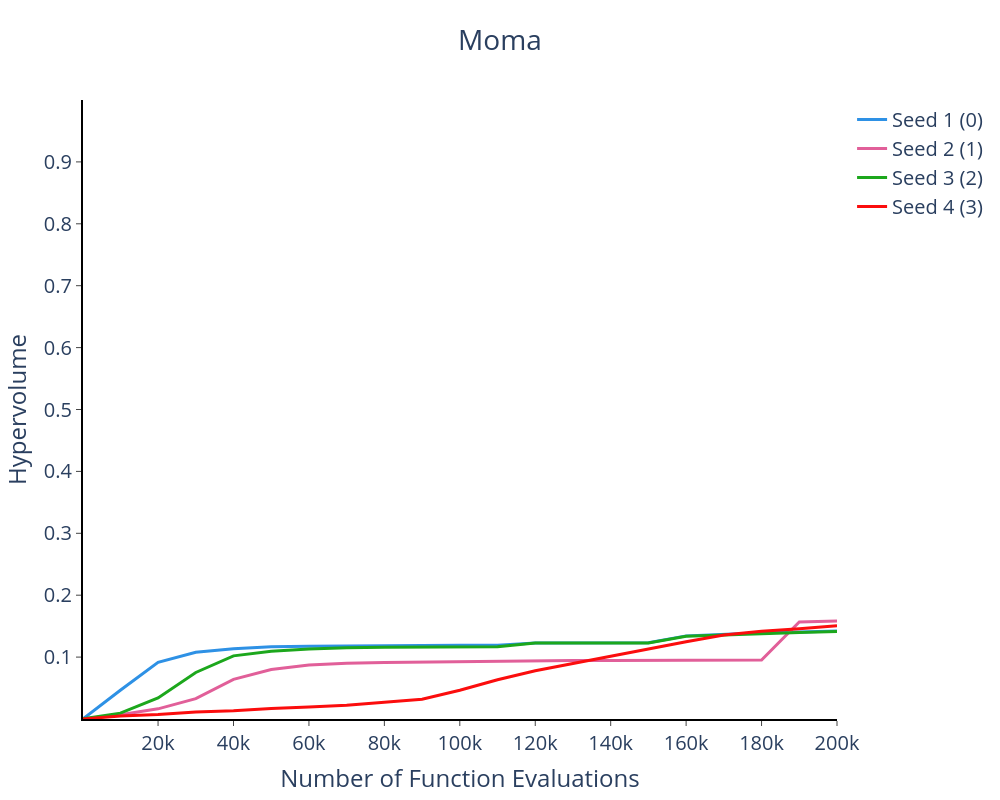

Notebook code cell kept with this figure:
### Code cell
input_data_path_list = {
    
   "MOMA": [
    f"hypervolumes/MOMA_{nfe}_ref{ssp_ref}_{seed}_0_hv.csv", 
    f"hypervolumes/MOMA_{nfe}_ref{ssp_ref}_{seed}_1_hv.csv",
    f"hypervolumes/MOMA_{nfe}_ref{ssp_ref}_{seed}_2_hv.csv",
    f"hypervolumes/MOMA_{nfe}_ref{ssp_ref}_{seed}_3_hv.csv",
    ],
}


fig = plot_hypervolume(
    path_to_data=path,
    path_to_output=path,
    input_data=input_data_path_list,
    yaxis_upper_limit=1.0,
    width=1000,
    height=800,
    fontsize=20,
    saving=True,
)

fig.show()

### Figure 1 — Plotly figure (JSON) as saved in the notebook; plotly's stock layout.template omitted (floating-point values rounded to 4 significant figures)
{"data": [{"fill": "none", "line": {"color": "#2E91E5", "width": 3}, "mode": "lines", "name": "Seed 1 (0)", "type": "scatter", "x": [100, 10000, 20000, 30000, 40000, 50000, 60000, 70000, 80000, 90000, 100000, 110000, 120000, 130000, 140000, 150000, 160000, 170000, 180000, 190000, 200000], "y": [0.0001766, 0.04646, 0.09142, 0.1078, 0.1136, 0.1167, 0.1174, 0.1182, 0.1184, 0.1187, 0.119, 0.1191, 0.1227, 0.123, 0.123, 0.123, 0.1343, 0.1375, 0.1394, 0.1406, 0.1421]}, {"fill": "none", "line": {"color": "#E15F99", "width": 3}, "mode": "lines", "name": "Seed 2 (1)", "type": "scatter", "x": [100, 10000, 20000, 30000, 40000, 50000, 60000, 70000, 80000, 90000, 100000, 110000, 120000, 130000, 140000, 150000, 160000, 170000, 180000, 190000, 200000], "y": [0.0001766, 0.006857, 0.01643, 0.03295, 0.06409, 0.07992, 0.08718, 0.08999, 0.09119, 0.09196, 0.09332, 0.09399, 0.09415, 0.09458, 0.09462, 0.09509, 0.09523, 0.09532, 0.09536, 0.1567, 0.1584]}, {"fill": "none", "line": {"color": "#1CA71C", "width": 3}, "mode": "lines", "name": "Seed 3 (2)", "type": "scatter", "x": [100, 10000, 20000, 30000, 40000, 50000, 60000, 70000, 80000, 90000, 100000, 110000, 120000, 130000, 140000, 150000, 160000, 170000, 180000, 190000, 200000], "y": [0.0001766, 0.009457, 0.03411, 0.07512, 0.102, 0.1095, 0.113, 0.1151, 0.116, 0.1164, 0.1168, 0.1168, 0.1227, 0.1227, 0.1228, 0.1228, 0.1337, 0.1359, 0.1384, 0.1399, 0.1413]}, {"fill": "none", "line": {"color": "#FB0D0D", "width": 3}, "mode": "lines", "name": "Seed 4 (3)", "type": "scatter", "x": [100, 10000, 20000, 30000, 40000, 50000, 60000, 70000, 80000, 90000, 100000, 110000, 120000, 130000, 140000, 150000, 160000, 170000, 180000, 190000, 200000], "y": [0.0001766, 0.004755, 0.0072, 0.01142, 0.01353, 0.0171, 0.01927, 0.02238, 0.02711, 0.03183, 0.04643, 0.0633, 0.07792, 0.08991, 0.1012, 0.1135, 0.1249, 0.1357, 0.1419, 0.1458, 0.1505]}], "layout": {"font": {"size": 20}, "height": 800, "title": {"text": "Moma", "x": 0.5}, "width": 1000, "xaxis": {"linecolor": "black", "linewidth": 2, "showgrid": false, "showline": true, "tickfont": {"size": 20}, "ticks": "outside", "title": {"text": "Number of Function Evaluations"}}, "yaxis": {"linecolor": "black", "linewidth": 2, "range": [0, 1], "showgrid": false, "showline": true, "tickfont": {"size": 20}, "ticks": "outside", "tickvals": [0.1, 0.2, 0.3, 0.4, 0.5, 0.6, 0.7, 0.8, 0.9], "title": {"text": "Hypervolume"}}}}
